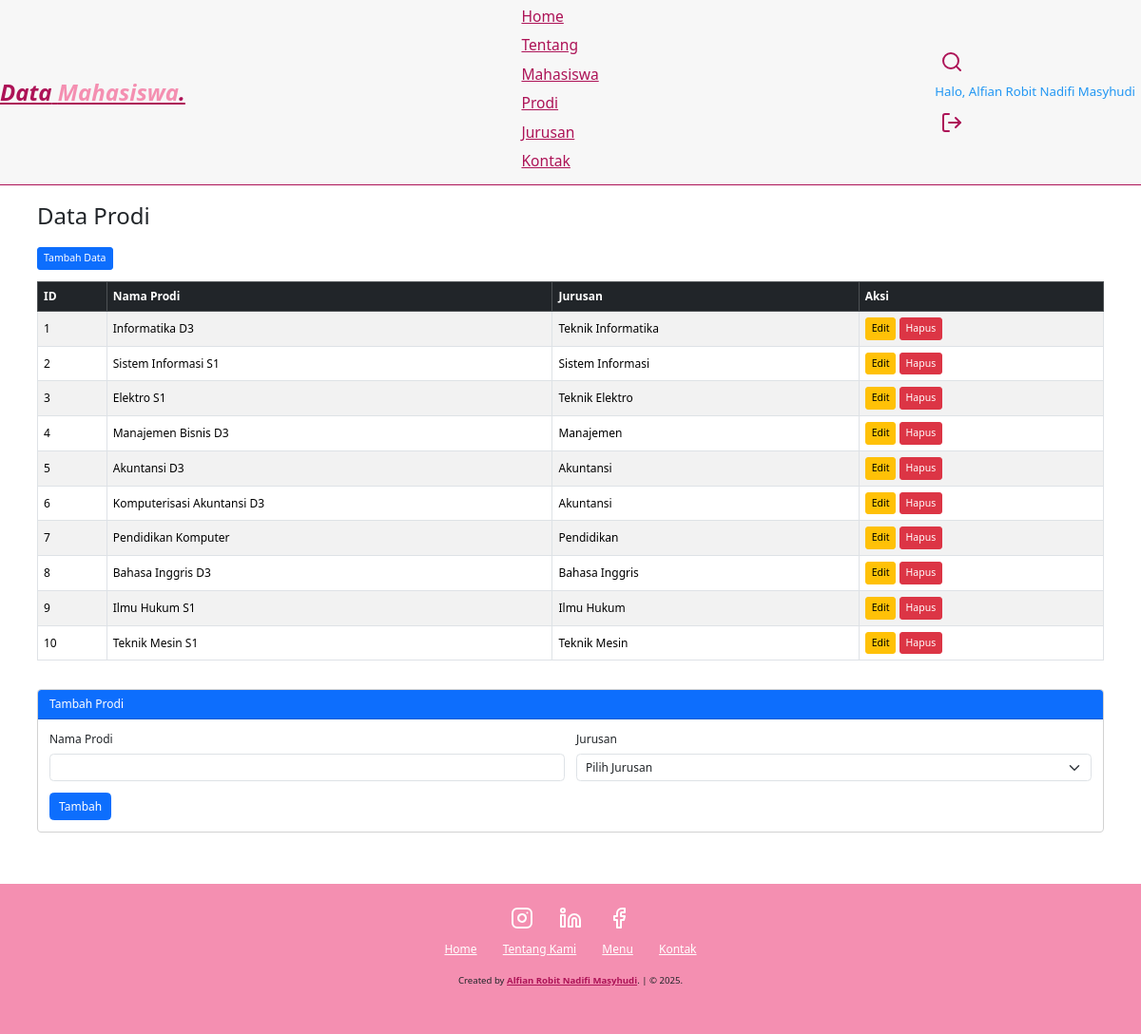
Screenshot of /prodi.php (signed in) with the database file from the repository.
### tables this page shows
CREATE TABLE `akademik_prodi` (
  `id_prodi` int(2) NOT NULL,
  `nama_prodi` varchar(40) NOT NULL,
  `id_jurusan` int(2) DEFAULT NULL
);

CREATE TABLE `akademik_jurusan` (
  `id_jurusan` int(2) NOT NULL,
  `nama_jurusan` varchar(100) NOT NULL
);

### prodi.php (the view, shortened to what this page needs)
<?php
include "db.php";
$edit_data = null;
$prodi = $conn->query("SELECT p.*, j.nama_jurusan FROM akademik_prodi p JOIN akademik_jurusan j ON p.id_jurusan=j.id_jurusan");
?>
<!DOCTYPE html>
<html lang="en">
<head>
    <link rel="stylesheet" href="style.css">
    <link href="https://cdn.jsdelivr.net/npm/bootstrap@5.3.3/dist/css/bootstrap.min.css" rel="stylesheet">
</head>
<body>
<nav class="navbar">
    <a href="index.php" class="navbar-logo">Data<span> Mahasiswa</span>.</a>
    <div class="navbar-nav">
        <a href="index.php#home">Home</a>
        <a href="index.php#about">Tentang</a>
        <a href="mahasiswa.php">Mahasiswa</a>
        <a href="prodi.php">Prodi</a>
        <a href="jurusan.php">Jurusan</a>
        <a href="index.php#contact">Kontak</a>
    </div>
    <div class="navbar-extra">
        <a href="#" id="Search"><i data-feather="search"></i></a>
        <?php if (isset($_SESSION['userid'])): ?>
            <span class="user-greeting">Halo, <?php echo htmlspecialchars($_SESSION['nama']); ?></span>
            <a href="logout.php" id="logout"><i data-feather="log-out"></i></a>
        <?php endif; ?>
    </div>
</nav>
<div class="container py-4">
    <h2 class="mb-4">Data Prodi</h2>
    <div class="mb-3">
        <a href="prodi.php" class="btn btn-primary btn-sm">Tambah Data</a>
    </div>
    <div class="table-responsive">
    <table class="table table-bordered table-striped align-middle">
        <thead class="table-dark">
            <tr>
                <th>ID</th><th>Nama Prodi</th><th>Jurusan</th><th>Aksi</th>
            </tr>
        </thead>
        <tbody>
        <?php while ($row = $prodi->fetch_assoc()): ?>
            <tr>
                <td><?= $row['id_prodi'] ?></td>
                <td><?= htmlspecialchars($row['nama_prodi']) ?></td>
                <td><?= htmlspecialchars($row['nama_jurusan']) ?></td>
                <td>
                    <a href="prodi.php?edit=<?= $row['id_prodi'] ?>" class="btn btn-warning btn-sm">Edit</a>
                    <a href="prodi.php?hapus=<?= $row['id_prodi'] ?>" class="btn btn-danger btn-sm" onclick="return confirm('Hapus data?')">Hapus</a>
                </td>
            </tr>
        <?php endwhile; ?>
        </tbody>
    </table>
    </div>
    <div class="card mt-4">
        <div class="card-header bg-primary text-white">
            <?= $edit_data ? "Edit" : "Tambah" ?> Prodi
        </div>
        <div class="card-body">
            <form method="post" class="row g-3">
                <div class="col-md-6">
                    <label class="form-label">Nama Prodi</label>
                    <input type="text" name="nama_prodi" class="form-control" value="<?= $edit_data['nama_prodi'] ?? '' ?>" required>
                </div>
                <div class="col-md-6">
                    <label class="form-label">Jurusan</label>
                    <select name="id_jurusan" class="form-select" required>
                        <option value="">Pilih Jurusan</option>
                    </select>
                </div>
                <div class="col-12">
                    <?php if ($edit_data): ?>
                        <button type="submit" name="edit" class="btn btn-success">Update</button>
                        <a href="prodi.php" class="btn btn-secondary">Batal</a>
                    <?php else: ?>
                        <button type="submit" class="btn btn-primary">Tambah</button>
                    <?php endif; ?>
                </div>
            </form>
        </div>
    </div>
</div>
<footer>
    <div class="socials">
        <a href="#"><i data-feather="instagram"></i></a>
        <a href="#"><i data-feather="linkedin"></i></a>
        <a href="#"><i data-feather="facebook"></i></a>
    </div>
    <div class="links">
        <a href="index.php#home">Home</a>
        <a href="index.php#about">Tentang Kami</a>
        <a href="index.php#menu">Menu</a>
        <a href="index.php#contact">Kontak</a>
    </div>
    <div class="credit">
        <p>Created by <a href="">Alfian Robit Nadifi Masyhudi</a>. | &copy; 2025.</p>
    </div>
</footer>
</body>
</html>

### style.css (style rules this page uses)
:root { --primary: #ad1357; --bg: #ffffff; }
* { margin: 0; padding: 0; box-sizing: border-box; outline: none; border: none; text-decoration: none; }
html { scroll-behavior: smooth; }
body { font-family: "Poppins", sans-serif; background-color: var(--bg); color: #ffffff; }
.navbar { display: flex; justify-content: space-between; align-items: center; padding: 1.4rem 7%; background-color: rgba(245, 245, 245, 0.8); border-bottom: 1px solid #ad1357; position: fixed; top: 0; left: 0; right: 0; z-index: 9999; }
.navbar .navbar-logo { font-size: 2rem; font-weight: 700; color: var(--primary); font-style: italic; }
.navbar .navbar-logo span { color: #f48fb1; }
.navbar .navbar-nav a { color: var(--primary); display: inline-block; font-size: 1.3rem; margin: 0 1rem; }
.navbar .navbar-nav a::after { content: ""; display: block; padding-bottom: 0.5rem; border-bottom: 0.1rem solid #f48fb1; transform: scaleX(0); transition: 0.2s linear; }
.navbar .navbar-extra a { color: #ad1357; margin: 0 0.5rem; }
footer { background-color: #f48fb1; text-align: center; padding: 1rem 0 3rem; margin-top: 3rem; }
footer .socials { padding: 1rem 0; }
footer .socials a { color: #fff; margin: 1rem; }
footer .links { margin-bottom: 1.4rem; }
footer .links a { color: #fff; padding: 0.7rem 1rem; }
footer .credit { font-size: 0.8rem; }
footer .credit a { color: #ad1357; font-weight: 700; }
@media (max-width: 1366px) { html { font-size: 75%; } }
.user-greeting { color: #2196f3 !important; margin-right: 0.5rem; font-weight: 500; font-size: 1.1rem; display: flex; align-items: center; height: 40px; }

### rows the page displays
akademik_prodi: id_prodi "1", nama_prodi "Informatika D3", id_jurusan.nama_jurusan "Teknik Informatika"
akademik_prodi: id_prodi "2", nama_prodi "Sistem Informasi S1", id_jurusan.nama_jurusan "Sistem Informasi"
akademik_prodi: id_prodi "3", nama_prodi "Elektro S1", id_jurusan.nama_jurusan "Teknik Elektro"
akademik_prodi: id_prodi "4", nama_prodi "Manajemen Bisnis D3", id_jurusan.nama_jurusan "Manajemen"
akademik_prodi: id_prodi "5", nama_prodi "Akuntansi D3", id_jurusan.nama_jurusan "Akuntansi"
akademik_prodi: id_prodi "6", nama_prodi "Komputerisasi Akuntansi D3", id_jurusan.nama_jurusan "Akuntansi"
akademik_prodi: id_prodi "7", nama_prodi "Pendidikan Komputer", id_jurusan.nama_jurusan "Pendidikan"
akademik_prodi: id_prodi "8", nama_prodi "Bahasa Inggris D3", id_jurusan.nama_jurusan "Bahasa Inggris"
akademik_prodi: id_prodi "9", nama_prodi "Ilmu Hukum S1", id_jurusan.nama_jurusan "Ilmu Hukum"
akademik_prodi: id_prodi "10", nama_prodi "Teknik Mesin S1", id_jurusan.nama_jurusan "Teknik Mesin"

### other values shown
$_SESSION['nama'] "Alfian Robit Nadifi Masyhudi"
